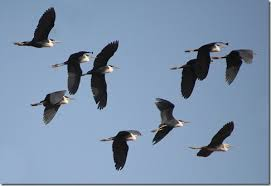
%> input picture bird 1.jpg, 271 x 186 px
$ octave algorithm.m   (GNU Octave 9; MATLAB toolbox functions it lacks are replaced by stand-ins)
%> lines starting %> are read from the running program, lines starting %| are printed output that depends on the picture; in (x1, y1, x2, y2) boxes, pixels count from 0 and x2, y2 are one past the last pixel; in counts of white or black regions, pixels touching at a corner belong together; the program's own positions count from 1
%%GrayScaleConversion

[FileName,PathName]=uigetfile('*.*','please select the image file');
%> the answer given: bird 1.jpg

I=imread(FileName);
%> I is the input picture: size 186x271x3 uint8; mean R, G, B 124.7, 145.7, 171.3
R=I(:,:,1);
G=I(:,:,2);
B=I(:,:,3);
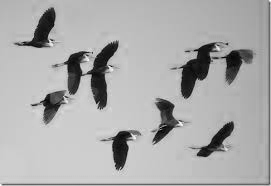
%> B: size 186x271 uint8; min 0, max 255, mean 171.3
I=.299*R+.587*G+.114*B;
%> I: size 186x271 uint8

%%Thresholding

n=imhist(I);
%> n = 256 values, max 4368 at index 172, min 0 at index 1, mean 196.9
N=sum(n);
%> N = 50406
max=0; %initialize maximum to zero
for i=1:256
    P(i)=n(i)/N; %intensity levels
end
%> after the loop, P = 256 values, max 0.0867 at index 172, min 0 at index 1, mean 0.00391
for T=2:255
    c1=sum(P(1:T)); % class 1
    c2=sum(P(T+1:256)); %class 2
    m0=dot([0:T-1],P(1:T))/c1; % mean of class 1
    m1=dot([T:255],P(T+1:256))/c2; % mean of class 2
    sigma=c1*c2*((m1-m0)^2); % variance (between class)
    if sigma>max
        max=sigma; % update the value of max
        threshold=T-1; % desired threshold corresponds to maximum variance of between class
    end
end
%> this loop made 254 passes
%> (c1, c2, m0, m1, sigma, max) on passes 1 to 12: (7.94e-05, 1, 1, 142.3, 1.58, 1.58), (0.000258, 1, 1.69, 142.3, 5.1, 5.1), (0.000595, 0.999, 2.43, 142.4, 11.65, 11.65), (0.000853, 0.999, 2.91, 142.4, 16.59, 16.59), (0.00107, 0.999, 3.33, 142.5, 20.71, 20.71), (0.00169, 0.998, 4.31, 142.5, 32.17, 32.17), (0.00234, 0.998, 5.06, 142.6, 44.2, 44.2), (0.00294, 0.997, 5.66, 142.7, 54.99, 54.99), (0.00339, 0.997, 6.11, 142.8, 63.15, 63.15), (0.00438, 0.996, 6.99, 142.9, 80.64, 80.64), (0.00542, 0.995, 7.75, 143, 98.59, 98.59), (0.00635, 0.994, 8.37, 143.2, 114.6, 114.6)
%> after the loop, max = 1416.1; threshold = 98
A=I<threshold; % Binary Image
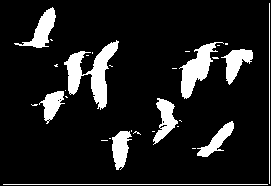
%> A: size 186x271 logical; 12% white; 31 white regions (21 under 20 px), largest, box (x1, y1, x2, y2) and area: (64, 40, 119, 110) 1447, (179, 42, 224, 99) 964, (14, 7, 56, 48) 611
%subplot(1,2,1),imshow(I),title('Grayscale Image');
%subplot(1,2,2), imshow(A),title('Binary Image');


%%morphological operations
%opening

S=[0 1 0;1 1 1;0 1 0]; %structuring element
K=0;
A1=zeros(length(A(:,1)),length(A(1,:)));
%> A1: size 186x271 double; every value is 0
for j=1:length(A(1,:))-2
   for i=1:length(A(:,1))-2
    K=A(i:i+2,j:j+2);
    C=sum(sum(K.*S));
    if C==sum(sum(S))
    A1(i+1,j+1)=1;
    else A1(i+1,j+1)=0;
    end
   end
end
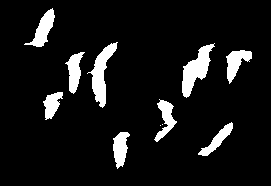
%> A1: size 186x271 double; values 0 (black) and 1 (white), 8.7% white; 11 white regions (2 under 20 px), largest, box (x1, y1, x2, y2) and area: (182, 43, 215, 98) 790, (87, 42, 118, 108) 744, (24, 8, 55, 47) 477
A=A1;
K=0;
A1=zeros(length(A(:,1)),length(A(1,:)));
A=ones(length(A(:,1)),length(A(1,:)))-A;
for j=1:length(A(1,:))-2
   for i=1:length(A(:,1))-2
    K=A(i:i+2,j:j+2);
    C=sum(sum(K.*S));
    if C<sum(sum(S))
    A1(i+1,j+1)=1;
    else A1(i+1,j+1)=0;
    end
   end
end
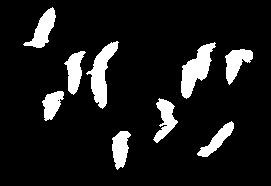
%> A1: size 186x271 double; values 0 (black) and 1 (white), 10.6% white; 9 white regions, largest, box (x1, y1, x2, y2) and area: (181, 42, 216, 99) 930, (86, 41, 119, 109) 895, (23, 7, 56, 48) 582
A1=ones(length(A(:,1)),length(A(1,:)))-A;

%closing

A2=zeros(length(A1(:,1)),length(A1(1,:)));
A1=ones(length(A1(:,1)),length(A1(1,:)))-A1;
for j=1:length(A1(1,:))-2
   for i=1:length(A1(:,1))-2
    K=A1(i:i+2,j:j+2);
    C=sum(sum(K.*S));
    if C<sum(sum(S))
    A2(i+1,j+1)=1;
    else A2(i+1,j+1)=0;
    end
   end
end
A1=ones(length(A1(:,1)),length(A1(1,:)))-A1;
A1=A2; K=0;
A2=zeros(length(A1(:,1)),length(A1(1,:)));
for j=1:length(A1(1,:))-2
   for i=1:length(A1(:,1))-2
    K=A1(i:i+2,j:j+2);
    C=sum(sum(K.*S));
    if C==sum(sum(S))
    A2(i+1,j+1)=1;
    else A2(i+1,j+1)=0;
    end
   end
end
A2=ones(length(A1(:,1)),length(A1(1,:)))-A1;

%subplot(1,2,1),imshow(A1),title('Opening');
%subplot(1,2,2),imshow(A2),title('Closing');

%%connected components labeling

[x,y] = size(A1); %row and col
%> x = 186; y = 271
A1 = [zeros(1,y+2);[zeros(x,1) A1 zeros(x,1)]];
%> A1: size 187x273 double; values 0 (black) and 1 (white), 10.5% white; 9 white regions, largest, box (x1, y1, x2, y2) and area: (182, 43, 217, 100) 930, (87, 42, 120, 110) 895, (24, 8, 57, 49) 582
labels = zeros(size(A1));
label2 = 1;
link = [];
for i = 2:x
    for j = 2:y-1
        if A1(i,j) ~= 0
            % 8-connectivity
            neighbours = [A1(i-1,j-1), A1(i-1,j), A1(i-1,j+1),A1(i,j-1)];
            [~,n,neighbours] = find(neighbours==1);
            if isempty(neighbours)
                link{label2} = label2;
                labels(i,j) = label2;
                label2 = label2+1;
            else
                neighbourslabel = [labels(i-1,j-1), labels(i-1,j), labels(i-1,j+1),labels(i,j-1)];
                L = neighbourslabel(n);
                labels(i,j) = min(L);
                for k = 1:length(L)
                    label = L(k);
                    link{label} = unique([link{label} L]);
                end
            end
        end
    end
end
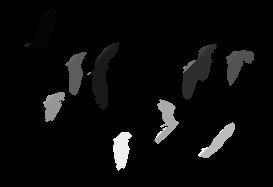
%> labels: size 187x273 double; min 0, max 49, mean 2; drawn with min black and max white
%> after the loop, L = [46 46 46]; label = 46; label2 = 50; link = 49 items; n = [1 2 3]; neighbours = [true true true]; neighbourslabel = [46 46 46 0]

%remove the previous expansion of the image

labels = labels(2:end,2:end-1);
%> labels: size 186x271 double
change2 = 1;
while change2 == 1
    change = 0;
    for i = 1:length(link)
        for j = 1:length(link)
            if i ~= j
                if sum(ismember(link{i},link{j}))>0 && sum(ismember(link{i},link{j})) ~= length(link{i})
                    change = 1;
                    link{i} = union(link{i},link{j});
                    link{j} = link{i};
                end
            end
        end
    end
    if change == 0
        change2 = 0;
    end
end
%> after the loop, change2 = 0
link = unique(cellfun(@num2str,link,'UniformOutput',false));
%> link = {'1  2  3  4  6', '16  17  22', '18  19  20  21  25', '29  30  31  32  34', '33  35  38  40  42  43  45', '36  37  39  41  44  48  49', '46  47', '5   7   8  11  14  28', '9  10  12  13  15  23  24  26  27'}
link = cellfun(@str2num,link,'UniformOutput',false);
%> link = {[1 2 3 4 6], [16 17 22], [18 19 20 21 25], [29 30 31 32 34], [33 35 38 40 42 43 45], [36 37 39 41 44 48 49], [46 47], [5 7 8 11 14 28], [9 10 12 13 15 23 24 26 27]}
K = length(link);
%> K = 9
t= labels;
labels = zeros(size(labels));
% label linked labels with a single label:
for k = 1:K
    for l = 1:length(link{k})
        labels(t== link{k}(l)) = k;
    end
end
%> this loop made 9 passes
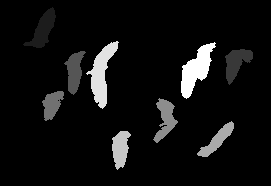
%> labels: size 186x271 double; min 0, max 9, mean 0.579; drawn with min black and max white

%%counting

figure,imshow(A1),title('Object Numbers')
text(10,10,strcat('\color{red}',num2str(length(link)),'\color{red} object found'))
hold on;
for k=1:length(link)
label = link{k};
plot(label(:,2),label(:,1),'b','LineWidth',2);
end
%> this loop made 9 passes
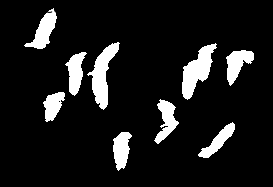
%> figure redrawn from the program's plot data; its title reads 'Object Numbers'
